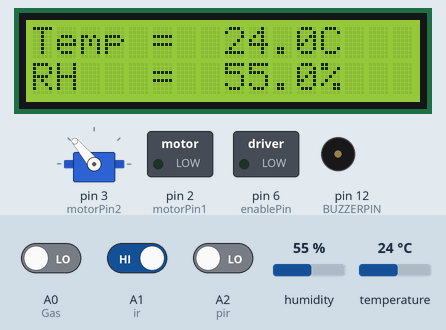
This sketch was run on a simulated Arduino Uno, built with avr-gcc and run on an emulated ATmega328P. Parts: 16×2 character LCD, servo, switched loads named in the sketch (green lamp = pin HIGH), buzzer (waves = sounding). Inputs (shaded band) come from the test bench; at power-on: temperature 24 °C, A0 (Gas) LOW, A1 (ir) HIGH, A2 (pir) LOW, humidity 55 %.

Above: at 2.6 s.
2.7 s: temperature set to 32 °C
At 6.4 s:
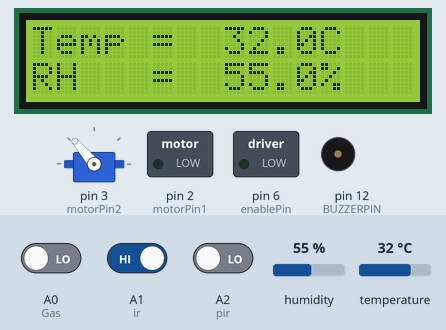
7.5 s: temperature set to 35 °C
At 11.0 s:
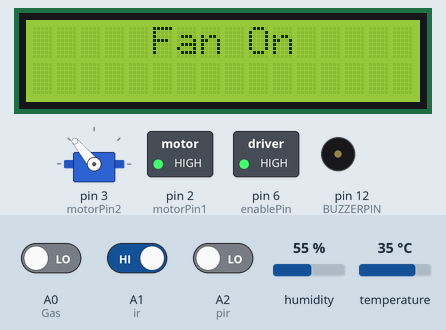
13.5 s: A0 (Gas) driven HIGH
At 13.92 s:
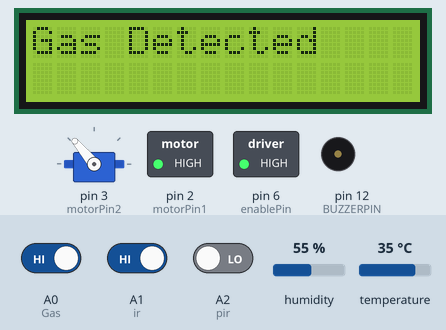
15.6 s: A1 (ir) driven LOW
At 17.0 s:
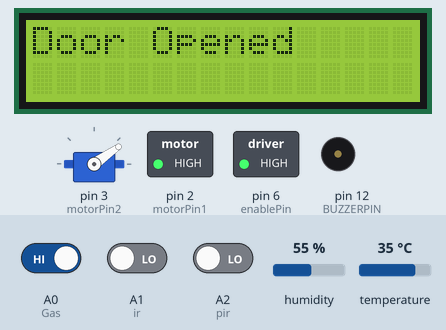
22.4 s: A2 (pir) driven HIGH
32.2 s: temperature set to 12 °C
At 37.3 s:
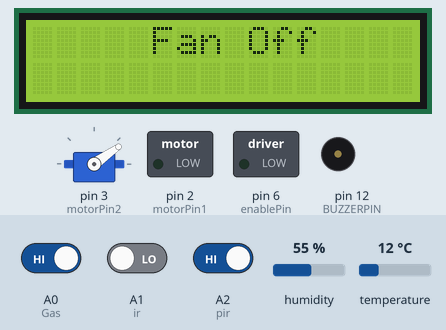
Timing chart, 0 to 40.7 s (numbered marks = the images above; inputs shaded):
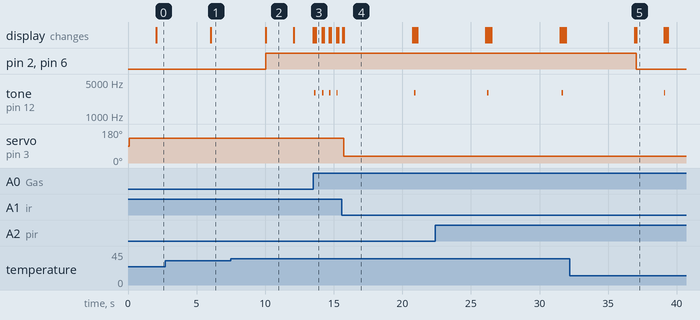

Measured:
- the behaviour switches between 33 and 34 °C on temperature (found by bisection; images 1 and 2)
- after the input at 2.7 s, the display: changes after 3.3 s (image 1)
- after the input at 7.5 s, pin 2 (motorPin1), pin 6 (enablePin): LOW → HIGH after 2.5 s; the display: changes after 2.6 s (image 2)
- after the input at 13.5 s, tone on pin 12 (BUZZERPIN): alternates 3000 Hz for 0.10 s and silent for 0.42 s, starting after 0.08 s; the display: changes at once (image 3)
- after the input at 15.6 s, servo on pin 3 (motorPin2): 130° → 35° after 0.14 s; the display: first changes after 0.06 s (image 4 shows a later state)
- after the input at 32.2 s, pin 2 (motorPin1), pin 6 (enablePin): HIGH → LOW after 4.8 s; the display: first differs from a run without the input after 4.9 s (image 5)
- what the display in image 2 shows lasts 2.0 s, from 10.1 s to 12.1 s

The sketch:

sketch_jul15a.ino
```cpp
#include <Wire.h>
#include <LiquidCrystal_I2C.h>
#include "DHT.h"
#include <Servo.h>  // Include the Servo library

#define BUZZERPIN 12       // Define buzzer pin
#define DHTPIN 8           // DHT11 data pin is connected to Arduino pin 8
#define DHTTYPE DHT11      // DHT11 sensor is used

DHT dht(DHTPIN, DHTTYPE);  // Initialize DHT library

// Set the LCD address to 0x27 for a 16 characters and 2 lines display
LiquidCrystal_I2C lcd(0x27, 16, 2);

int Gas = A0;
int ir = A1;
int pir = A2;

char temperature[] = "Temp = 00.0 C  ";
char humidity[]    = "RH   = 00.0 %  ";

unsigned long previousMillis = 0;      // Stores the last time temperature was updated
const long interval = 2000;            // Interval at which to read temperature (milliseconds)
bool motorState = false;
bool buzzerState = false;
bool gasAlertState = false;
bool motionAlertState = false;
bool pirAlertState = false;
unsigned long buzzerMillis = 0;        // Stores the last time the buzzer was updated
const int buzzerInterval = 500;        // Interval for buzzer tone change (milliseconds)

// Define L298N Motor Driver pins
const int motorPin1 = 2;    // Connect to L298N IN1
const int motorPin2 = 3;    // Connect to L298N IN2
const int enablePin = 6;    // Connect to L298N ENA for motor A control

// Define Servo motor pin
const int servoPin = 3;
Servo myservo;  // Create a Servo object

void setup() {
  dht.begin();
  pinMode(motorPin1, OUTPUT);
  pinMode(motorPin2, OUTPUT);
  pinMode(enablePin, OUTPUT);

  pinMode(BUZZERPIN, OUTPUT); // Set buzzer pin as output

  // Initialize the LCD with 16 columns and 2 rows
  lcd.begin(16, 2);
  // Turn on the backlight and print a message
  lcd.backlight();
  // Initial LCD display
  lcd.setCursor(0, 0);
  lcd.print(temperature);
  lcd.setCursor(0, 1);
  lcd.print(humidity);

  // Attach the servo to the designated pin
  myservo.attach(servoPin);

  pinMode(pir, INPUT); // Set PIR sensor pin as input
  pinMode(ir, INPUT);  // Set IR sensor pin as input
  pinMode(Gas, INPUT); // Set Gas sensor pin as input
}

void loop() {
  if (digitalRead(pir) == HIGH) {
    lcd.clear(); // Clear the entire LCD
    lcd.setCursor(0, 0);
    lcd.print("Person Detected");
    delay(50);
    lcd.clear();
    lcd.print("Home Monitoring");
    lcd.clear();

    // Activate motion detection alert for PIR sensor
    pirAlertState = true;
  } else {
    pirAlertState = false;
  }

  // Check IR sensor
  if (digitalRead(ir) == LOW) {
    lcd.clear(); // Clear the entire LCD
    lcd.setCursor(0, 0);
    lcd.print("Motion Detected");
    delay(50);
    lcd.clear();
    lcd.print("Home Monitoring");
    lcd.clear();

    // Activate motion detection alert for IR sensor
    motionAlertState = true;

    // Open the door (move the servo to the open position)
    lcd.print("Door Opened");
    myservo.write(35); // Adjust the angle as needed for your door
    delay(5000);
    lcd.clear();
  } else {
    motionAlertState = false;
    noTone(BUZZERPIN);  // Ensure the buzzer is off when no motion is detected

    // Close the door (move the servo to the closed position)
    myservo.write(130); // Adjust the angle as needed for your door
  }

  if (digitalRead(Gas) == HIGH) {
    lcd.clear(); // Clear the entire LCD
    lcd.setCursor(0, 0);
    lcd.print("Gas Detected");
    delay(50);
    lcd.clear();
    lcd.print("Home Monitoring");
    lcd.clear();

    // Activate gas leakage alert
    gasAlertState = true;
  } else {
    gasAlertState = false;
    noTone(BUZZERPIN);  // Ensure the buzzer is off when gas is not detected
  }

  unsigned long currentMillis = millis();

  // Check if it's time to read the temperature and humidity
  if (currentMillis - previousMillis >= interval) {
    previousMillis = currentMillis;

    // Read humidity
    float RH = dht.readHumidity();      // Read humidity as float
    // Read temperature in degree Celsius
    float Temp = dht.readTemperature(); // Read temperature as float

    // Check if any reads failed and exit early (to try again)
    if (isnan(RH) || isnan(Temp)) {
      lcd.clear();
      lcd.setCursor(5, 0);
      lcd.print("Error");
      return;
    }

    // Update temperature and humidity display
    dtostrf(Temp, 5, 1, temperature + 7); // Update temperature value
    dtostrf(RH, 5, 1, humidity + 7);      // Update humidity value

    // Display updated values on LCD
    lcd.setCursor(0, 0);
    lcd.print(temperature);
    lcd.setCursor(0, 1);
    lcd.print(humidity);

    // Motor control logic using L298N module
    if (Temp > 33) {
      if (!motorState) {
        motorState = true;
        analogWrite(enablePin, 255);  // Full speed
        digitalWrite(motorPin1, HIGH);

        lcd.clear();
        lcd.setCursor(5, 0);
        lcd.print("Fan On");
        delay(2000);  // Display "Fan On" for 2 seconds
        lcd.clear();
        lcd.setCursor(0, 0);
        lcd.print(temperature);
        lcd.setCursor(0, 1);
        lcd.print(humidity);
      }
    } else {
      if (motorState) {
        motorState = false;
        analogWrite(enablePin, 0);  // Turn off motor
        digitalWrite(motorPin1, LOW);
        digitalWrite(motorPin2, LOW);

        lcd.clear();
        lcd.setCursor(5, 0);
        lcd.print("Fan Off");
        delay(2000);  // Display "Fan Off" for 2 seconds
        lcd.clear();
        lcd.setCursor(0, 0);
        lcd.print(temperature);
        lcd.setCursor(0, 1);
        lcd.print(humidity);
      }
    }

    // Buzzer control logic
    if (Temp > 40) {
      lcd.clear();
      lcd.print("High Temp");
      delay(250);
      lcd.clear();
      buzzerState = true;
    } else {
      buzzerState = false;
      noTone(BUZZERPIN);      // Ensure the buzzer is off when temp is below 40
    }
  }

  // Handle the buzzer tone change for temperature alert
  if (buzzerState && !gasAlertState && !motionAlertState && !pirAlertState) {
    if (currentMillis - buzzerMillis >= buzzerInterval) {
      buzzerMillis = currentMillis;
      tone(BUZZERPIN, 1200);  // Pleasant tone for general alerts (1.2 kHz)
      delay(100);  // Delay for tone duration
      noTone(BUZZERPIN);  // Turn off buzzer after tone duration
    }
  }

  // Handle the gas alert buzzer tone
  if (gasAlertState) {
    if (currentMillis - buzzerMillis >= buzzerInterval) {
      buzzerMillis = currentMillis;
      tone(BUZZERPIN, 3000);  // More urgent tone for gas leakage alert (3 kHz)
      delay(100);  // Delay for tone duration
      noTone(BUZZERPIN);  // Turn off buzzer after tone duration
    }
  }

  // Handle the motion alert buzzer tone
  if (motionAlertState) {
    if (currentMillis - buzzerMillis >= buzzerInterval) {
      buzzerMillis = currentMillis;
      tone(BUZZERPIN, 2000);  // Distinctive tone for motion detection alert (2 kHz)
      delay(100);  // Delay for tone duration
      noTone(BUZZERPIN);  // Turn off buzzer after tone duration
    }
  }

  // Handle the PIR alert buzzer tone
  if (pirAlertState) {
    if (currentMillis - buzzerMillis >= buzzerInterval) {
      buzzerMillis = currentMillis;
      tone(BUZZERPIN, 2000);  // Distinctive tone for PIR motion detection alert (2 kHz)
      delay(100);  // Delay for tone duration
      noTone(BUZZERPIN);  // Turn off buzzer after tone duration
    }
  }
}
```
